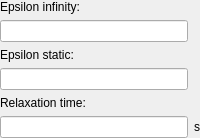
                <widget class="QWidget" name="page_Debye1">
                 <layout class="QGridLayout" name="gridLayout_6">
                  <property name="leftMargin">
                   <number>0</number>
                  </property>
                  <property name="topMargin">
                   <number>0</number>
                  </property>
                  <property name="rightMargin">
                   <number>0</number>
                  </property>
                  <property name="bottomMargin">
                   <number>0</number>
                  </property>
                  <property name="spacing">
                   <number>6</number>
                  </property>
                  <item row="2" column="0">
                   <widget class="QLabel" name="label_15">
                    <property name="text">
                     <string>Epsilon static:</string>
                    </property>
                   </widget>
                  </item>
                  <item row="5" column="0">
                   <widget class="QLineEdit" name="lineEdit_ElRelaxationTime1"/>
                  </item>
                  <item row="4" column="0">
                   <widget class="QLabel" name="label_16">
                    <property name="text">
                     <string>Relaxation time:</string>
                    </property>
                   </widget>
                  </item>
                  <item row="5" column="1">
                   <widget class="QLabel" name="label_17">
                    <property name="text">
                     <string>s</string>
                    </property>
                   </widget>
                  </item>
                  <item row="0" column="0">
                   <widget class="QLabel" name="label_14">
                    <property name="text">
                     <string>Epsilon infinity:</string>
                    </property>
                   </widget>
                  </item>
                  <item row="3" column="0">
                   <widget class="QLineEdit" name="lineEdit_ElEpsilonStatic1"/>
                  </item>
                  <item row="1" column="0">
                   <widget class="QLineEdit" name="lineEdit_ElEpsilonInfinity"/>
                  </item>
                 </layout>
                </widget>
